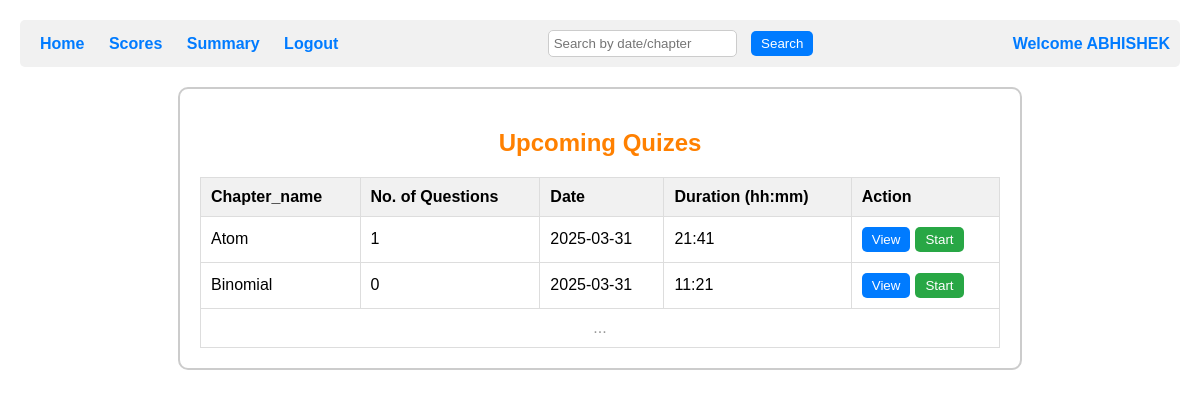
Before: /user_home/1 with the older database file.
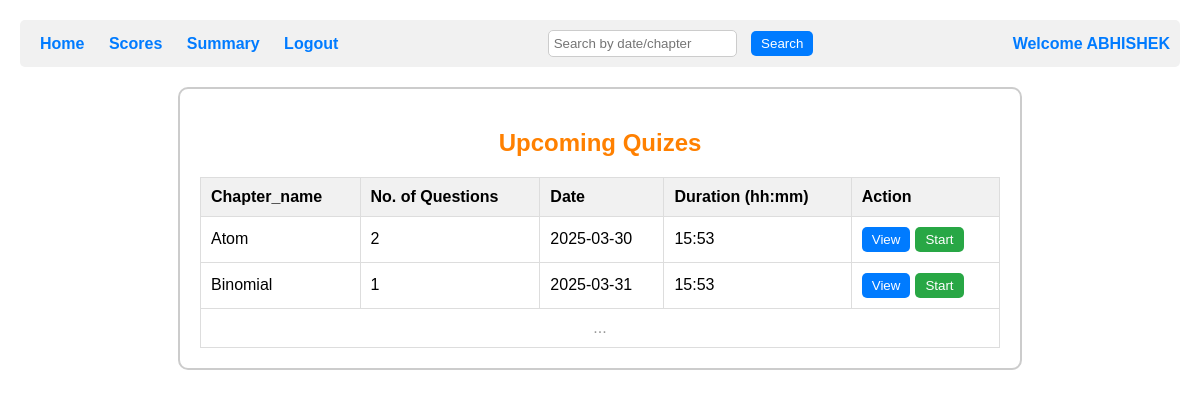
After: the same page with the newer database file.
### backend/models.py (models this page shows)
class Quiz(db.Model):#class name should start with capital letter,tablename should start with small letter
    __tablename__ = 'quiz'
    quiz_id=db.Column(db.Integer, primary_key=True,autoincrement=True)#iska student id se kuch lena dena nahi hai
    chapter_id=db.Column(db.Integer, db.ForeignKey('chapters.chapter_id'), nullable=False)
    date_quiz=db.Column(db.String(80), nullable=False)
    time_duration=db.Column(db.Integer, nullable=False)
    chapter_name=db.Column(db.String(80) , nullable=False)#remember it has relationship with chapters tables as of chapter_name
    questions_of_a_quiz_id = db.relationship('Questions', cascade='all, delete', backref='quiz', lazy=True)# it tells all the questions of a quiz(here we are getting quiz through quiz id)

### backend/controllers.py (the view)
@app.route("/user_home/<int:user_id>")
def user_home(user_id):
    user=Admin_User_Details.query.filter_by(id=user_id).first().Full_name
    subjects=Subjects.query.all()
    question_counts = {}
    subject=Subjects.query.all()
    chapter=Chapters.query.all()
    for subject in subjects:
        for chapter in subject.chapters_of_a_subject_id:
            count = Questions.query.filter_by(chapter_id=chapter.chapter_id).count()
            question_counts[chapter.chapter_id] = count # Store count for each chapter and creating dictionary
    quiz_details=Quiz.query.all()
    return render_template("1_user_home.html",user=user,quizes=quiz_details,question_counts=question_counts,user_id=user_id)

### templates/1_user_home.html (shortened to what this page needs)
<!DOCTYPE html>
<html lang="en">
<head>
    <link rel="stylesheet" href="/static/css/1_user_home.css">
</head>
<body>
    <div class="header">
        <div>
            <a href="/user_home/{{user_id}}">Home</a>
            <a href="/score/{{user_id}}">Scores</a>
            <a href="/user_summary/{{user_id}}">Summary</a>
            <a href="/">Logout</a>
        </div>
        <div class="search">
            <form action="/search_user_home/{{user_id}}" method="post">
                <input type="text" name="search" placeholder="Search by date/chapter">
                <button type="submit">Search</button>
            </form>
        </div>
        <div class="welcome">Welcome {{user}}</div>
    </div>
    <div class="dashboard">
        <h2>Upcoming Quizes</h2>
        <table>
            <thead>
                <tr>
                    <th>Chapter_name</th>
                    <th>No. of Questions</th>
                    <th>Date</th>
                    <th>Duration (hh:mm)</th>
                    <th>Action</th>
                </tr>
            </thead>
            <tbody>
                {% if quizes %}
                {% for quiz in quizes %}
                <tr>
                    <td>{{quiz.chapter_name}}</td>
                    <td>{{question_counts[quiz.chapter_id]}}</td>
                    <td>{{quiz.date_quiz}}</td>
                    <td>{{quiz.time_duration}}</td>
                    <td>
                        <div class="action-buttons">
                            <a href="/view_details/{{quiz.chapter_id}}/{{user_id}}"><button class="view-button">View</button></a>
                            <a href="/start_test/{{quiz.quiz_id}}/{{user_id}}"><button class="start-button">Start</button></a>
                        </div>
                    </td>
                </tr>
                {% endfor %}
                {% else %}
                <tr>
                    <td colspan="5" style="text-align: center;" >No quizes found</td>
                </tr>
                {% endif %}
                <tr>
                    <td colspan="5" class="ellipsis">...</td>
                </tr>
            </tbody>
        </table>
    </div>
</body>
</html>

Changed rows visible on the page:
changed Quiz "Atom": chapter "1" → "2"; date_quiz "2025-03-31" → "2025-03-30"; time_duration "21:41" → "15:53"
changed Quiz "Binomial": question_counts "0" → "1"; time_duration "11:21" → "15:53"
